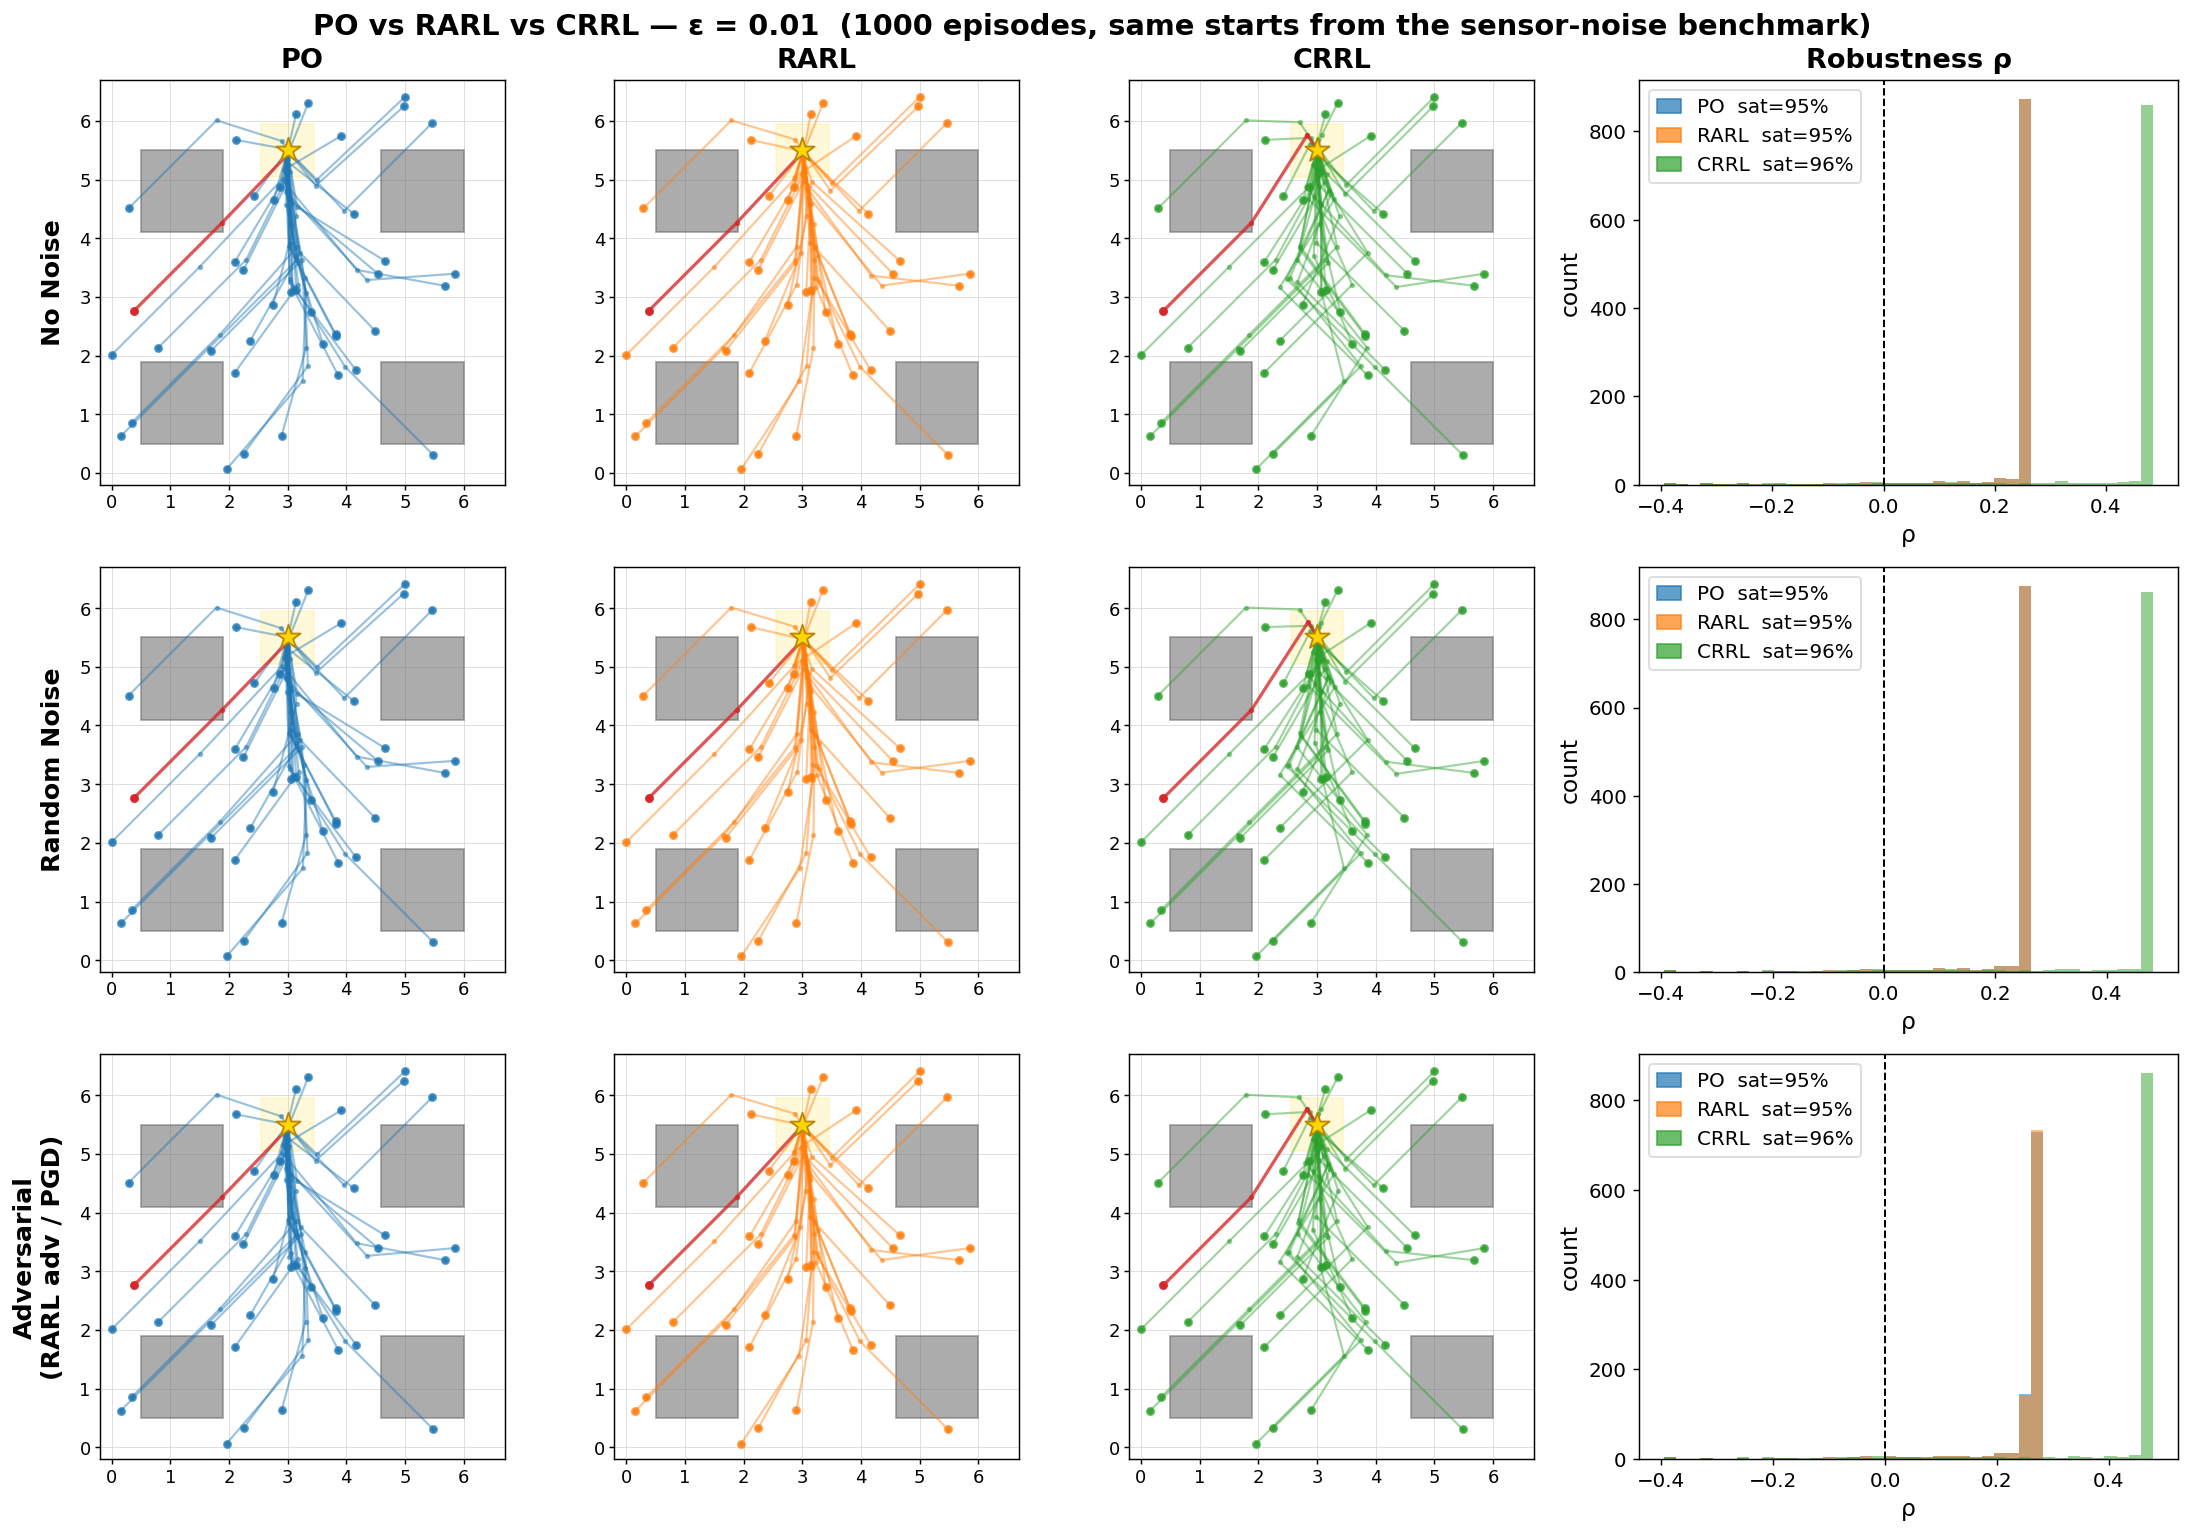

Here is the Python script that generated this plot:
"""
compare_sensor_policies.py
==========================
Three-way comparison of navigation policies on the sensor-noise problem
(CrossroadSensorSTRELProblem, constant bias δ ∈ [−ε, ε]²):

  PO        — domain randomisation: random δ ∼ Uniform([−ε,ε]²) in training.
  RARL      — adversarial training: neural adversary maximises sensor noise.
  CRRL      — maximises LiRPA CROWN-IBP certified lower bound.

Evaluation
----------
Every policy is evaluated with three perturbation levels:
  • Nominal  : δ = 0
  • Random   : δ ∼ Uniform([−ε, ε]²)
  • PGD      : δ* = argmin ρ  (30 sign-gradient-descent steps)
The certified policy additionally reports the LiRPA worst-case lb.

First run: trains all three policies and saves checkpoints.
Subsequent runs: load checkpoints — no retraining.

Usage
-----
  # Train all three from scratch
  python compare_sensor_policies.py

  # Load all previously saved checkpoints
  python compare_sensor_policies.py --load-all

  # Retrain only the certified policy, load the others
  python compare_sensor_policies.py --load-aug --load-rarl --cert-iters 1200

  # Override sensor noise budget (forces retrain unless --load-* is set)
  python compare_sensor_policies.py --noise 0.08 --aug-iters 1000 --rarl-iters 1000 --cert-iters 1000

  # Custom output path
  python compare_sensor_policies.py --load-all --out my_comparison.png

Output
------
  • Printed metrics table
  • <out>         — 3×3 figure:
      Row 0 : Trajectories under PGD attack (one panel per policy)
      Row 1 : Robustness histograms (nom / rand / PGD / cert-lb)
      Row 2 : Training curves + metrics bar chart
"""

import os
import time as _time
import dataclasses
import argparse
import warnings as _warnings
from typing import Dict, List, Optional, Tuple

import torch
import numpy as np
import matplotlib
matplotlib.use("Agg")
import matplotlib.pyplot as plt
import matplotlib.patches as mpatches
import matplotlib.gridspec as gridspec
from auto_LiRPA import BoundedModule, BoundedTensor, PerturbationLpNorm
from scipy.stats import beta as _beta_dist

import sensor_certified_strel as cert_mod
import sensor_std_rarl_strel       as rarl_mod

# ── Tunable constants ─────────────────────────────────────────────────────────

DEVICE      = torch.device("cuda" if torch.cuda.is_available() else "cpu")
N_EVAL      = 1000
N_TRAJ      = 40
N_PGD_STEPS = 30
PLOT_OUT    = "compare_sensor_policies.png"

CKPT_AUG  = "saved_models/sensor_aug_h10_noise001_3000iters.pt"
CKPT_RARL = "saved_models/sensor_rarl_h10_noise001_3000iters.pt"
CKPT_CERT = "saved_models/sensor_cert_h10_noise001_3000iters.pt"

COLORS = {"aug": "tab:blue", "rarl": "tab:orange", "cert": "tab:green"}
LABELS = {"aug": "PO",       "rarl": "RARL",       "cert": "CRRL"}

# obs_dim = 2 (pos) + 2 (rel_goal) + 8 (rel_obs, 4 obstacles×2) + 4 (clearance)
_OBS_DIM = 16


# ── Checkpoint helpers ────────────────────────────────────────────────────────

def _save(path: str, **kwargs) -> None:
    os.makedirs(os.path.dirname(path) or ".", exist_ok=True)
    torch.save(kwargs, path)
    print(f"    saved → {path}")


def _load(path: str) -> dict:
    return torch.load(path, map_location=DEVICE, weights_only=False)


def _empty_history(keys: List[str]) -> Dict[str, List]:
    """Placeholder history for a loaded (not retrained) policy."""
    return {k: [] for k in keys}


# ── Statistical helpers ───────────────────────────────────────────────────────

def clopper_pearson_lower(k: int, N: int, delta: float = 0.05) -> float:
    """Clopper-Pearson lower confidence bound p_L for a Binomial proportion."""
    if k == 0:
        return 0.0
    return float(_beta_dist.ppf(delta / 2, k, N - k + 1))


# ── LiRPA certified lb (any sensor policy, chunked to avoid OOM) ─────────────

def _compute_cert_lb_sensor(
        policy:     cert_mod.DeterministicPolicy,
        problem:    cert_mod.CrossroadSensorSTRELProblem,
        pos_eval:   torch.Tensor,
        eps:        float,
        method:     str  = "IBP",
        chunk_size: int  = 100,
) -> torch.Tensor:
    """
    Wrap *policy* in a fresh RolloutModule and compute LiRPA lower bounds.

    sensor_noise ∈ [−ε, ε]² is the perturbed input; pos_0 is exact.
    Chunked to avoid OOM when method="CROWN" (which stores A-matrices of shape
    (B, n_perturbed, n_hidden) per node — several GB at B=1000).
    """
    cfg = problem.cfg
    rm  = cert_mod.RolloutModule(policy, problem).to(DEVICE)
    rm.eval()

    eps_noise = max(eps, 1e-7) if method == "CROWN" else eps
    ptb_noise = PerturbationLpNorm(norm=float("inf"), eps=eps_noise)

    lb_chunks: List[torch.Tensor] = []
    B = pos_eval.shape[0]
    for start in range(0, B, chunk_size):
        pos_chunk   = pos_eval[start:start + chunk_size]
        noise_chunk = torch.zeros_like(pos_chunk)

        with _warnings.catch_warnings():
            _warnings.filterwarnings("ignore", message=".*batch dimension.*")
            lirpa = BoundedModule(rm, (pos_chunk, noise_chunk),
                                  device=str(DEVICE), verbose=False)

        lb_c, _, _ = cert_mod.safe_compute_sensor_lb(
            lirpa,
            pos_chunk,
            noise_chunk,
            eps,
            method,
            fallback_lb=None,
            warn_prefix=f"[SensorCompare|{method}|chunk={start}:{start + len(pos_chunk)}]",
        )
        lb_chunks.append(lb_c.detach())

    return torch.cat(lb_chunks, dim=0)


# ── Sensor-noise trajectory rollout ──────────────────────────────────────────

def _rollout(rm: cert_mod.RolloutModule,
             pos_0: torch.Tensor,
             noise: torch.Tensor) -> torch.Tensor:
    """Return (B, H+1, 2) cpu tensor — initial position + H true steps."""
    cfg     = rm.cfg
    step_dt = cfg.dt / float(cfg.integration_substeps)
    pos     = pos_0.clone()
    pts     = [pos.cpu()]
    with torch.no_grad():
        for _ in range(cfg.horizon):
            obs    = rm._observation(pos, noise)   # δ constant — same every step
            action = rm.policy(obs)
            for _ in range(cfg.integration_substeps):
                pos = pos + step_dt * cfg.max_speed * action
                pos = torch.clamp(pos, cfg.world_min, cfg.world_max)
            pts.append(pos.cpu())
    return torch.stack(pts, dim=1)


def _sample_pgd(problem, rm, n, seed, eps):
    """Sample n start positions and compute PGD worst-case δ."""
    gen   = torch.Generator(device=DEVICE).manual_seed(seed + 77)
    pos_s = problem.sample_initial_positions(n, gen)
    delta = rarl_mod.pgd_attack(rm, pos_s, eps, n_steps=N_PGD_STEPS)
    with torch.no_grad():
        rho_s = rm(pos_s, delta).cpu().numpy()
    traj  = _rollout(rm, pos_s, delta)
    return pos_s, delta, rho_s, traj


# ── Load / train helpers ──────────────────────────────────────────────────────

def _rebuild_lirpa(rm: cert_mod.RolloutModule,
                   cfg: cert_mod.PlanningConfig) -> BoundedModule:
    """Rebuild BoundedModule from a (possibly loaded) RolloutModule."""
    dummy_pos   = torch.zeros(cfg.batch_size, 2, device=DEVICE)
    dummy_noise = torch.zeros(cfg.batch_size, 2, device=DEVICE)
    with _warnings.catch_warnings():
        _warnings.filterwarnings("ignore", message=".*batch dimension.*")
        lirpa = BoundedModule(
            rm, (dummy_pos, dummy_noise),
            device=str(DEVICE), verbose=False,
        )
    return lirpa


def _get_aug(train_iters: Optional[int],
             noise_max: Optional[float],
             load: bool) -> Tuple:
    """Return (policy, problem, rollout_mod, history)."""
    if load:
        if not os.path.exists(CKPT_AUG):
            raise FileNotFoundError(
                f"Checkpoint '{CKPT_AUG}' not found. "
                "Run without --load-aug to train first.")
        print(f"  [PO]        loading {CKPT_AUG}")
        ck      = _load(CKPT_AUG)
        cfg     = cert_mod.PlanningConfig(**ck["cfg"])
        policy  = cert_mod.DeterministicPolicy(
            _OBS_DIM, 2, cfg.hidden, cfg.action_parameterization).to(DEVICE)
        policy.load_state_dict(ck["policy_state"])
        policy.eval()
        problem = cert_mod.CrossroadSensorSTRELProblem(cfg, DEVICE)
        rm      = cert_mod.RolloutModule(policy, problem).to(DEVICE)
        rm.eval()
        history = ck.get("history",
                         _empty_history(["iter", "nom_sat_rate", "rho_aug_mean"]))
        train_time_s = ck.get("train_time_s")
    else:
        kw = {}
        if train_iters is not None:
            kw["train_iters"] = train_iters
        if noise_max is not None:
            kw["sensor_noise_max"] = noise_max
        cfg = cert_mod.PlanningConfig(**kw)
        print(f"  [PO]        training ({cfg.train_iters} iters, "
              f"ε_max={cfg.sensor_noise_max}) …")
        t0 = _time.perf_counter()
        policy, problem, rm, history = rarl_mod.train_standard_aug(cfg, DEVICE)
        train_time_s = _time.perf_counter() - t0
        policy.eval()
        _save(CKPT_AUG,
              policy_state=policy.state_dict(),
              cfg=dataclasses.asdict(cfg),
              history=history,
              train_time_s=train_time_s)
    return policy, problem, rm, history, train_time_s


def _get_rarl(train_iters: Optional[int],
              noise_max: Optional[float],
              load: bool) -> Tuple:
    """Return (policy, problem, rollout_mod, adversary, history)."""
    if load:
        if not os.path.exists(CKPT_RARL):
            raise FileNotFoundError(
                f"Checkpoint '{CKPT_RARL}' not found. "
                "Run without --load-rarl to train first.")
        print(f"  [RARL]      loading {CKPT_RARL}")
        ck      = _load(CKPT_RARL)
        cfg     = cert_mod.PlanningConfig(**ck["cfg"])
        policy  = cert_mod.DeterministicPolicy(
            _OBS_DIM, 2, cfg.hidden, cfg.action_parameterization).to(DEVICE)
        policy.load_state_dict(ck["policy_state"])
        policy.eval()
        adversary = rarl_mod.AdversaryPolicy(hidden=64).to(DEVICE)
        adversary.load_state_dict(ck["adversary_state"])
        adversary.eval()
        problem = cert_mod.CrossroadSensorSTRELProblem(cfg, DEVICE)
        rm      = cert_mod.RolloutModule(policy, problem).to(DEVICE)
        rm.eval()
        history = ck.get("history",
                         _empty_history(["iter", "nom_sat_rate", "rho_adv_mean"]))
        train_time_s = ck.get("train_time_s")
    else:
        kw = {}
        if train_iters is not None:
            kw["train_iters"] = train_iters
        if noise_max is not None:
            kw["sensor_noise_max"] = noise_max
        cfg = cert_mod.PlanningConfig(**kw)
        print(f"  [RARL]      training ({cfg.train_iters} iters, "
              f"ε_max={cfg.sensor_noise_max}) …")
        t0 = _time.perf_counter()
        policy, problem, rm, adversary, history = rarl_mod.train_rarl(cfg, DEVICE)
        train_time_s = _time.perf_counter() - t0
        policy.eval(); adversary.eval()
        _save(CKPT_RARL,
              policy_state=policy.state_dict(),
              adversary_state=adversary.state_dict(),
              cfg=dataclasses.asdict(cfg),
              history=history,
              train_time_s=train_time_s)
    return policy, problem, rm, adversary, history, train_time_s


def _get_cert(train_iters: Optional[int],
              noise_max: Optional[float],
              load: bool) -> Tuple:
    """Return (policy, problem, rollout_mod, lirpa_model, history)."""
    if load:
        if not os.path.exists(CKPT_CERT):
            raise FileNotFoundError(
                f"Checkpoint '{CKPT_CERT}' not found. "
                "Run without --load-cert to train first.")
        print(f"  [CRRL]      loading {CKPT_CERT}")
        ck      = _load(CKPT_CERT)
        cfg     = cert_mod.PlanningConfig(**ck["cfg"])
        # Restore final beta so the formula and rollout match training end-state
        cfg.strel_beta = cfg.strel_beta_max
        policy  = cert_mod.DeterministicPolicy(
            _OBS_DIM, 2, cfg.hidden, cfg.action_parameterization).to(DEVICE)
        policy.load_state_dict(ck["policy_state"])
        policy.eval()
        problem = cert_mod.CrossroadSensorSTRELProblem(cfg, DEVICE)
        cert_mod._set_formula_beta(problem.formula, cfg.strel_beta_max)  # match training end-state
        rm      = cert_mod.RolloutModule(policy, problem).to(DEVICE)
        rm.eval()
        lirpa   = _rebuild_lirpa(rm, cfg)
        history = ck.get("history",
                         _empty_history(["iter", "nom_sat_rate",
                                         "cert_sat_rate", "rho_lb_mean"]))
        train_time_s = ck.get("train_time_s")
    else:
        kw = {}
        if train_iters is not None:
            kw["train_iters"] = train_iters
        if noise_max is not None:
            kw["sensor_noise_max"] = noise_max
        cfg = cert_mod.PlanningConfig(**kw)
        print(f"  [CRRL]      training ({cfg.train_iters} iters, "
              f"ε_max={cfg.sensor_noise_max}) …")
        t0 = _time.perf_counter()
        policy, problem, rm, lirpa, history = \
            cert_mod.train_certified_policy(cfg, DEVICE)
        train_time_s = _time.perf_counter() - t0
        policy.eval()
        _save(CKPT_CERT,
              policy_state=policy.state_dict(),
              cfg=dataclasses.asdict(cfg),
              history=history,
              train_time_s=train_time_s)
    return policy, problem, rm, lirpa, history, train_time_s


# ── Plot helpers ──────────────────────────────────────────────────────────────

def _draw_env(ax, problem, cfg, title):
    ax.set_axisbelow(True)
    ax.grid(True, color="lightgray", linewidth=0.4, linestyle="-", zorder=0)
    ax.tick_params(labelsize=10, length=3, pad=2)
    for obs in problem.obstacles.cpu():
        cx, cy, r = float(obs[0]), float(obs[1]), float(obs[2])
        ax.add_patch(mpatches.Rectangle(
            (cx - r, cy - r), 2 * r, 2 * r,
            color="dimgray", alpha=0.55, zorder=2))
    gx, gy = cfg.goal_xy
    gt = cfg.goal_tol
    ax.add_patch(mpatches.Rectangle(
        (gx - gt, gy - gt), 2 * gt, 2 * gt,
        color="gold", alpha=0.15, zorder=1))
    ax.scatter(*cfg.goal_xy, marker="*", s=200, color="gold",
               edgecolors="darkgoldenrod", zorder=6)
    ax.set_xlim(-0.2, cfg.world_max + 0.2)
    ax.set_ylim(-0.2, cfg.world_max + 0.2)
    ax.set_aspect("equal"); ax.set_title(title, fontsize=9)


def _draw_trajectories(ax, traj, pos_0_cpu, rho_vals, color="tab:blue"):
    for i in range(traj.shape[0]):
        vio = float(rho_vals[i]) < 0
        c = "tab:red" if vio else color
        a = 0.78 if vio else 0.45
        lw = 1.8 if vio else 1.2
        xs = [float(pos_0_cpu[i, 0])] + traj[i, :, 0].numpy().tolist()
        ys = [float(pos_0_cpu[i, 1])] + traj[i, :, 1].numpy().tolist()
        ax.plot(xs, ys, "o-", markersize=2, color=c, alpha=a, lw=lw,
                zorder=5 if vio else 3)
        ax.plot(float(pos_0_cpu[i, 0]), float(pos_0_cpu[i, 1]), "o", ms=4,
                color=c, alpha=0.90 if vio else 0.65, zorder=6)


def _draw_grouped_hist(ax, rho_dict: Dict[str, torch.Tensor], title: str = ""):
    all_vals = torch.cat([v for v in rho_dict.values()]).detach().cpu().numpy()
    lo, hi   = float(all_vals.min()), float(all_vals.max())
    span = max(hi - lo, 1e-6)
    pad = 0.03 * span
    hist_range = (lo - pad, hi + pad)
    ax.axvline(0, color="black", lw=1.1, ls="--", zorder=5)
    handles = []
    for key, rho in rho_dict.items():
        vals = rho.detach().cpu().numpy()
        sat  = float((rho > 0).float().mean())
        ax.hist(vals, bins=60, range=hist_range,
                color=COLORS[key], alpha=0.50, edgecolor="none")
        handles.append(
            mpatches.Patch(color=COLORS[key], alpha=0.7,
                           label=f"{LABELS[key]}  sat={sat:.0%}"))
    ax.legend(handles=handles, fontsize=11, loc="upper left",
              framealpha=0.7, handlelength=1.2)
    ax.set_xlabel("ρ", fontsize=13)
    ax.set_ylabel("count", fontsize=13)
    ax.tick_params(labelsize=11)
    if title:
        ax.set_title(title, fontsize=13, pad=3)


def _draw_training_curves(ax_nom, ax_qual, aug_h, rarl_h, cert_h):
    """Left: nom_sat for all 3.  Right: robustness quality under perturbation."""
    for iters, vals, key in [
        (aug_h["iter"],  aug_h["nom_sat_rate"],  "aug"),
        (rarl_h["iter"], rarl_h["nom_sat_rate"], "rarl"),
        (cert_h["iter"], cert_h["nom_sat_rate"], "cert"),
    ]:
        if iters:
            ax_nom.plot(iters, vals, lw=1.8, color=COLORS[key], label=LABELS[key])
    ax_nom.axhline(0, color="gray", lw=0.6, ls=":")
    ax_nom.axhline(1, color="gray", lw=0.6, ls=":")
    ax_nom.set_xlabel("Iteration", fontsize=8)
    ax_nom.set_ylabel("Satisfaction rate", fontsize=8)
    ax_nom.set_title("Nominal satisfaction rate during training", fontsize=9)
    ax_nom.legend(fontsize=8); ax_nom.grid(alpha=0.20)

    for iters, vals, key, lbl in [
        (aug_h["iter"],  aug_h.get("rho_aug_mean",  []), "aug",  "ρ_aug  (PO)"),
        (rarl_h["iter"], rarl_h.get("rho_adv_mean", []), "rarl", "ρ_adv  (RARL adversary)"),
        (cert_h["iter"], cert_h.get("rho_lb_mean",  []), "cert", "LB     (CROWN-IBP)"),
    ]:
        if iters and vals:
            ax_qual.plot(iters, vals, lw=1.8, color=COLORS[key], label=lbl)
    ax_qual.axhline(0, color="gray", lw=0.6, ls=":")
    ax_qual.set_xlabel("Iteration", fontsize=8)
    ax_qual.set_ylabel("Mean robustness / lb", fontsize=8)
    ax_qual.set_title("Robustness quality under perturbation during training", fontsize=9)
    ax_qual.legend(fontsize=8); ax_qual.grid(alpha=0.20)


def _draw_bar_chart(ax, aug_m, rarl_m, cert_m, eps):
    groups  = ["Nominal\nsat", "Random\nsat", "PGD\nsat"]
    keys    = ["nominal_sat_rate", "rand_sat_rate", "pgd_sat_rate"]
    x       = np.arange(len(groups))
    w       = 0.22
    offsets = np.array([-1, 0, 1]) * w

    for i, (ms, key) in enumerate([(aug_m, "aug"), (rarl_m, "rarl"), (cert_m, "cert")]):
        ax.bar(x + offsets[i], [ms[k] for k in keys], w * 0.90,
               color=COLORS[key], alpha=0.78, label=LABELS[key])

    if "cert_lb_values" in cert_m:
        cert_lb_sat = float((cert_m["cert_lb_values"] > 0).mean())
        ax.axhline(cert_lb_sat, color="tab:purple", lw=1.8, ls="--",
                   label=f"Cert lb sat = {cert_lb_sat:.0%}")

    ax.set_xticks(x); ax.set_xticklabels(groups, fontsize=8)
    ax.set_ylim(0, 1.10)
    ax.set_ylabel("Satisfaction rate", fontsize=8)
    ax.set_title(f"Final evaluation metrics  (ε = {eps})", fontsize=9)
    ax.legend(fontsize=8); ax.grid(alpha=0.20, axis="y")


# ── Argument parser ───────────────────────────────────────────────────────────

def _parse_args() -> argparse.Namespace:
    p = argparse.ArgumentParser(
        description="Compare PO / RARL / CRRL sensor-noise policies.")
    p.add_argument("--aug-iters",  type=int,   default=None, metavar="N",
                   help="retrain PO for N iterations")
    p.add_argument("--rarl-iters", type=int,   default=None, metavar="N",
                   help="retrain RARL for N iterations")
    p.add_argument("--cert-iters", type=int,   default=None, metavar="N",
                   help="retrain CRRL for N iterations")
    p.add_argument("--noise",      type=float, default=None, metavar="ε",
                   help="sensor noise budget for training and evaluation "
                        f"(default: PlanningConfig.sensor_noise_max = "
                        f"{cert_mod.PlanningConfig().sensor_noise_max})")
    p.add_argument("--out",        type=str,   default=PLOT_OUT, metavar="PATH",
                   help="output plot path")
    p.add_argument("--load-aug",  action="store_true",
                   help=f"load PO from {CKPT_AUG}")
    p.add_argument("--load-rarl", action="store_true",
                   help=f"load RARL from {CKPT_RARL}")
    p.add_argument("--load-cert", action="store_true",
                   help=f"load CRRL from {CKPT_CERT}")
    p.add_argument("--load-all",  action="store_true",
                   help="load all three policies (shorthand)")
    p.add_argument("--no-cert-compare", action="store_true",
                   help="skip only the IBP/CROWN-IBP/CROWN comparison")
    p.add_argument("--load-sweep", action="store_true",
                   help="load CROWN ε-sweep results from checkpoint")
    return p.parse_args()


# ── Main ──────────────────────────────────────────────────────────────────────

def main() -> None:
    args = _parse_args()
    global PLOT_OUT
    PLOT_OUT = args.out

    load_aug  = args.load_aug  or args.load_all
    load_rarl = args.load_rarl or args.load_all
    load_cert = args.load_cert or args.load_all

    # ── Load / train ──────────────────────────────────────────────────────────
    print("Loading / training policies …")

    print("=" * 68)
    print("  [1/3] PO — domain randomisation")
    print("=" * 68)
    aug_policy, aug_problem, aug_rm, aug_hist, aug_time = \
        _get_aug(args.aug_iters, args.noise, load_aug)

    print()
    print("=" * 68)
    print("  [2/3] RARL — neural adversary")
    print("=" * 68)
    rarl_policy, rarl_problem, rarl_rm, rarl_adv, rarl_hist, rarl_time = \
        _get_rarl(args.rarl_iters, args.noise, load_rarl)

    print()
    print("=" * 68)
    print("  [3/3] CRRL — CROWN-IBP lower bound")
    print("=" * 68)
    cert_policy, cert_problem, cert_rm, cert_lirpa, cert_hist, cert_time = \
        _get_cert(args.cert_iters, args.noise, load_cert)

    eps = args.noise if args.noise is not None else cert_mod.PlanningConfig().sensor_noise_max

    # ── Training-time comparison ──────────────────────────────────────────────
    _policy_names  = ["PO", "RARL", "CRRL"]
    _policy_colors = [COLORS["aug"], COLORS["rarl"], COLORS["cert"]]
    _policy_times  = [aug_time,  rarl_time,   cert_time]
    print("\n  Training times:")
    print(f"  {'Policy':<12}  {'Time (s)':>10}  {'Time (min)':>10}")
    print("  " + "─" * 38)
    for n, t in zip(_policy_names, _policy_times):
        if t is not None:
            print(f"  {n:<12}  {t:>10.1f}  {t/60:>10.2f}")
        else:
            print(f"  {n:<12}  {'N/A':>10}  {'N/A':>10}")

    _timed = [(n, t) for n, t in zip(_policy_names, _policy_times)
              if t is not None]
    if _timed:
        _tn, _tt = zip(*_timed)
        _tc = [c for n, c in zip(_policy_names, _policy_colors) if n in _tn]
        fig_t, ax_t = plt.subplots(figsize=(5, 3.5))
        bars = ax_t.bar(_tn, [t / 60 for t in _tt], color=_tc,
                        edgecolor="white", linewidth=0.8)
        ax_t.bar_label(bars, fmt="%.1f min", padding=3, fontsize=10)
        ax_t.set_ylabel("Training time (min)", fontsize=12)
        ax_t.set_title("Training time comparison", fontsize=13, fontweight="bold")
        ax_t.tick_params(labelsize=11)
        ax_t.set_ylim(0, max(t / 60 for t in _tt) * 1.25)
        ax_t.grid(axis="y", alpha=0.35)
        fig_t.tight_layout()
        t_path = PLOT_OUT.replace(".png", "_train_time.png")
        fig_t.savefig(t_path, dpi=130, bbox_inches="tight")
        print(f"  Saved → {t_path}")
        plt.close(fig_t)

    # ── Evaluate ──────────────────────────────────────────────────────────────
    print(f"\nEvaluating (n={N_EVAL}, ε={eps}, PGD steps={N_PGD_STEPS}) …")
    aug_m  = rarl_mod.evaluate_policy(aug_problem,  aug_rm,  N_EVAL, 42, DEVICE, eps)
    rarl_m = rarl_mod.evaluate_policy(rarl_problem, rarl_rm, N_EVAL, 42, DEVICE, eps)
    cert_m = rarl_mod.evaluate_policy(cert_problem, cert_rm, N_EVAL, 42, DEVICE, eps)

    print("Computing LiRPA certified lb …")
    cert_lb, _, _ = cert_mod.safe_compute_sensor_lb(
        cert_lirpa,
        cert_m["_pos_0"],
        torch.zeros(N_EVAL, 2, device=DEVICE),
        eps,
        cert_mod.PlanningConfig().lirpa_method,
        fallback_lb=torch.as_tensor(cert_m["nominal_rho_values"], device=DEVICE),
        warn_prefix="[SensorCompare|eval]",
    )
    cert_m["cert_lb_values"] = cert_lb.detach().cpu().numpy()
    cert_m["cert_lb_mean"]   = float(cert_lb.mean())
    cert_m["cert_sat_rate"]  = float((cert_lb > 0).float().mean())

    # ── Metrics table ─────────────────────────────────────────────────────────
    rows = [
        ("Nominal  ρ mean",   "nominal_rho_mean"),
        ("Nominal  sat rate", "nominal_sat_rate"),
        ("Random   ρ mean",   "rand_rho_mean"),
        ("Random   sat rate", "rand_sat_rate"),
        ("PGD      ρ mean",   "pgd_rho_mean"),
        ("PGD      sat rate", "pgd_sat_rate"),
    ]
    print(f"\n{'':=^66}")
    print(f"  {'Metric':<26} {'PO':>12}  {'RARL':>12}  {'CRRL':>12}")
    print("-" * 66)
    for label, key in rows:
        av, rv, cv = aug_m[key], rarl_m[key], cert_m[key]
        print(f"  {label:<26} {av:>12.3f}  {rv:>12.3f}  {cv:>12.3f}")
    print(f"  {'Cert lb  mean':<26} {'—':>12}  {'—':>12}  "
          f"{cert_m['cert_lb_mean']:>12.3f}")
    print(f"  {'Cert lb  sat rate':<26} {'—':>12}  {'—':>12}  "
          f"{cert_m['cert_sat_rate']:>12.3f}")
    print("=" * 66)

    # ── CRRL lb comparison: IBP / CROWN-IBP / CROWN ──────────────────────────
    LIRPA_METHODS = ["IBP", "CROWN-IBP", "CROWN"]
    CP_DELTA      = 0.05
    EPS_FRACS     = [1.00, 5.00, 10.00, 20.00]
    CKPT_SWEEP    = PLOT_OUT.replace(".png", "_crown_sweep.pt")

    _policies = [
        ("aug",  aug_policy,  aug_problem),
        ("rarl", rarl_policy, rarl_problem),
        ("cert", cert_policy, cert_problem),
    ]
    gen_ev = torch.Generator(device=DEVICE).manual_seed(42 + 1000)
    pos_eval_cert = aug_problem.sample_initial_positions(N_EVAL, gen_ev)

    if args.no_cert_compare:
        print("\n[--no-cert-compare] Skipping IBP/CROWN-IBP/CROWN comparison.")
        cert_lb   = {m: {k: None for k, *_ in _policies} for m in LIRPA_METHODS}
        cert_time_d = {m: float("nan") for m in LIRPA_METHODS}
        cert_cp   = {m: {k: None for k, *_ in _policies} for m in LIRPA_METHODS}
        any_valid = False
        crown_sweep: List[Dict[str, Optional[torch.Tensor]]] = []
    else:
        cert_lb:    Dict[str, Dict[str, Optional[torch.Tensor]]] = {}
        cert_time_d: Dict[str, float] = {}
        print("\nComputing certified lower bounds (IBP / CROWN-IBP / CROWN) …")
        for method in LIRPA_METHODS:
            cert_lb[method] = {}
            elapsed_list: List[float] = []
            print(f"  [{method}]")
            for key, pol, prob in _policies:
                print(f"    {LABELS[key]} …", flush=True, end=" ")
                try:
                    t0 = _time.perf_counter()
                    lb = _compute_cert_lb_sensor(pol, prob, pos_eval_cert,
                                                 eps, method)
                    elapsed = _time.perf_counter() - t0
                    cert_lb[method][key] = lb
                    elapsed_list.append(elapsed)
                    print(f"avg_lb={float(lb.mean()):+.3f}  "
                          f"sat={float((lb>0).float().mean()):.1%}  "
                          f"({elapsed:.1f} s)")
                except Exception as e:
                    cert_lb[method][key] = None
                    print(f"[WARN] {e}")
            cert_time_d[method] = (sum(elapsed_list) / len(elapsed_list)
                                   if elapsed_list else float("nan"))

        # Clopper-Pearson
        cert_cp: Dict[str, Dict[str, Optional[float]]] = {}
        for method in LIRPA_METHODS:
            cert_cp[method] = {}
            for key, _, _ in _policies:
                lb_v = cert_lb[method][key]
                if lb_v is None:
                    cert_cp[method][key] = None
                else:
                    k_cp = int((lb_v > 0).sum().item())
                    cert_cp[method][key] = clopper_pearson_lower(
                        k_cp, len(lb_v), CP_DELTA)

        any_valid = any(v is not None
                        for d in cert_lb.values() for v in d.values())

        # ── Cert-lb histogram figures (linear + log) ──────────────────────────
        if any_valid:
            _all_lbv = [cert_lb[m][k].cpu().numpy()
                        for m in LIRPA_METHODS for k, *_ in _policies
                        if cert_lb[m][k] is not None]
            _gl_min = float(min(v.min() for v in _all_lbv))
            _gl_max = float(max(v.max() for v in _all_lbv))
            _gl_span = max(_gl_max - _gl_min, 1e-6)
            _gl_pad = 0.03 * _gl_span
            SHARED_BINS = np.linspace(_gl_min - _gl_pad, _gl_max + _gl_pad, 61)

            def _plot_cert_lb_fig(log_scale: bool):
                fig_, axes_ = plt.subplots(3, 1, figsize=(8, 11), sharex=True)
                for ax_, method in zip(axes_, LIRPA_METHODS):
                    for key, _, _ in _policies:
                        lb_v = cert_lb[method][key]
                        if lb_v is None:
                            continue
                        vals = lb_v.cpu().numpy()
                        sat  = float((lb_v > 0).float().mean())
                        p_L  = cert_cp[method][key]
                        p_L_str = f"{p_L:.3f}" if p_L is not None else "N/A"
                        ax_.hist(vals, bins=SHARED_BINS, alpha=0.55,
                                 color=COLORS[key],
                                 label=(f"{LABELS[key]}  avg_lb={vals.mean():+.3f}"
                                        f"  sat={sat:.1%}  pL={p_L_str}"),
                                 edgecolor="none")
                    ax_.axvline(0, color="k", lw=1.2, ls="--")
                    if log_scale:
                        ax_.set_yscale("log")
                        ax_.set_ylabel("Count (log)", fontsize=12)
                        ax_.grid(alpha=0.3, which="both")
                    else:
                        ax_.set_ylabel("Count", fontsize=12)
                        ax_.grid(alpha=0.3)
                    t_avg = cert_time_d.get(method, float("nan"))
                    t_str = f"{t_avg:.1f} s/policy" if not np.isnan(t_avg) else "N/A"
                    ax_.set_title(f"{method}   (avg {t_str})",
                                  fontsize=13, fontweight="bold", pad=4)
                    ax_.legend(fontsize=12, loc="upper left", framealpha=0.7)
                    ax_.tick_params(labelsize=10)
                axes_[-1].set_xlabel("Certified lower bound on ρ", fontsize=13)
                scale_tag = " (log scale)" if log_scale else ""
                fig_.suptitle(
                    f"Certified robustness lower bounds{scale_tag} — ε = {eps}  "
                    f"({N_EVAL} episodes)",
                    fontsize=14, fontweight="bold")
                fig_.tight_layout()
                return fig_

            fig_lb = _plot_cert_lb_fig(log_scale=False)
            lb_path = PLOT_OUT.replace(".png", "_cert_lb.png")
            fig_lb.savefig(lb_path, dpi=130, bbox_inches="tight")
            print(f"Saved → {lb_path}")
            plt.close(fig_lb)

            fig_lb_log = _plot_cert_lb_fig(log_scale=True)
            lb_log_path = PLOT_OUT.replace(".png", "_cert_lb_log.png")
            fig_lb_log.savefig(lb_log_path, dpi=130, bbox_inches="tight")
            print(f"Saved → {lb_log_path}")
            plt.close(fig_lb_log)

    # ── CROWN ε-sweep ─────────────────────────────────────────────────────────
    eps_levels = [f * eps for f in EPS_FRACS]
    crown_sweep = []

    if args.load_sweep and os.path.exists(CKPT_SWEEP):
        print(f"\nLoading CROWN sweep from {CKPT_SWEEP} …")
        ck_sw = torch.load(CKPT_SWEEP, map_location=DEVICE,
                           weights_only=False)
        if (ck_sw.get("eps_fracs") == EPS_FRACS
                and abs(ck_sw.get("eval_eps", -1) - eps) < 1e-9):
            crown_sweep = ck_sw["crown_sweep"]
            print("  loaded successfully.")
        else:
            print("  [WARN] mismatch — recomputing.")

    if not crown_sweep:
        print("\nComputing CROWN lower bounds at ε fractions "
              f"{EPS_FRACS} × ε …")
        for eps_i in eps_levels:
            lb_at_eps: Dict[str, Optional[torch.Tensor]] = {}
            for key, pol, prob in _policies:
                print(f"  ε={eps_i:.4f}  {LABELS[key]} …",
                      flush=True, end=" ")
                try:
                    lb = _compute_cert_lb_sensor(pol, prob,
                                                 pos_eval_cert, eps_i,
                                                 "CROWN")
                    lb_at_eps[key] = lb
                    print(f"avg_lb={float(lb.mean()):+.3f}  "
                          f"sat={float((lb>0).float().mean()):.1%}")
                except Exception as e:
                    lb_at_eps[key] = None
                    print(f"[WARN] {e}")
            crown_sweep.append(lb_at_eps)
        torch.save({"eps_fracs": EPS_FRACS, "eval_eps": eps,
                    "crown_sweep": crown_sweep}, CKPT_SWEEP)
        print(f"  sweep saved → {CKPT_SWEEP}")

    any_sweep = any(v is not None
                    for d in crown_sweep for v in d.values())
    if any_sweep:
        _sw_vals = [crown_sweep[i][k].cpu().numpy()
                    for i in range(len(EPS_FRACS))
                    for k, *_ in _policies
                    if crown_sweep[i][k] is not None]
        _sw_min = float(min(v.min() for v in _sw_vals))
        _sw_max = float(max(v.max() for v in _sw_vals))
        _sw_span = max(_sw_max - _sw_min, 1e-6)
        _sw_pad = 0.03 * _sw_span
        SWEEP_BINS = np.linspace(_sw_min - _sw_pad, _sw_max + _sw_pad, 61)

        for log_scale in (False, True):
            fig4, axes4 = plt.subplots(len(EPS_FRACS), 1,
                                       figsize=(8, 4 * len(EPS_FRACS)),
                                       sharex=True)
            for ax4, eps_i, frac, lb_at_eps in zip(
                    axes4, eps_levels, EPS_FRACS, crown_sweep):
                for key, _, _ in _policies:
                    lb_v = lb_at_eps[key]
                    if lb_v is None:
                        continue
                    vals = lb_v.cpu().numpy()
                    sat  = float((lb_v > 0).float().mean())
                    k_cp = int((lb_v > 0).sum().item())
                    p_L  = clopper_pearson_lower(k_cp, len(lb_v), CP_DELTA)
                    ax4.hist(vals, bins=SWEEP_BINS, alpha=0.55,
                             color=COLORS[key],
                             label=(f"{LABELS[key]}  avg_lb={vals.mean():+.3f}"
                                    f"  sat={sat:.1%}  pL={p_L:.3f}"),
                             edgecolor="none")
                ax4.axvline(0, color="k", lw=1.2, ls="--")
                if log_scale:
                    ax4.set_yscale("log")
                    ax4.set_ylabel("Count (log)", fontsize=12)
                    ax4.grid(alpha=0.3, which="both")
                else:
                    ax4.set_ylabel("Count", fontsize=12)
                    ax4.grid(alpha=0.3)
                ax4.set_title(
                    f"ε = {frac:.2f} × ε_train  =  {eps_i:.5f}",
                    fontsize=13, fontweight="bold", pad=4)
                ax4.legend(fontsize=12, loc="upper left", framealpha=0.7)
                ax4.tick_params(labelsize=10)
            axes4[-1].set_xlabel("CROWN certified lower bound on ρ",
                                 fontsize=13)
            scale_tag = " (log scale)" if log_scale else ""
            fig4.suptitle(
                f"CROWN LB vs ε fraction{scale_tag}  "
                f"(ε_train = {eps}, {N_EVAL} episodes)",
                fontsize=14, fontweight="bold")
            fig4.tight_layout()
            suffix = "_crown_sweep_log.png" if log_scale \
                else "_crown_sweep.png"
            fig4.savefig(PLOT_OUT.replace(".png", suffix),
                         dpi=130, bbox_inches="tight")
            print(f"Saved → {PLOT_OUT.replace('.png', suffix)}")
            plt.close(fig4)

    # ── Shared trajectory / histogram evaluation exactly as compare_policies ─
    CONDITIONS  = ["none", "rand", "adv"]
    COND_LABELS = ["No Noise", "Random Noise", "Adversarial\n(RARL adv / PGD)"]
    pos_eval = aug_problem.sample_initial_positions(
        N_EVAL, torch.Generator(device=DEVICE).manual_seed(42 + 1000))
    pos_show = pos_eval[:N_TRAJ]

    gen_rand = torch.Generator(device=DEVICE).manual_seed(42 + 1003)
    rand_noise_eval = ((2 * torch.rand(N_EVAL, 2, generator=gen_rand, device=DEVICE) - 1) * eps)
    rand_noise_show = rand_noise_eval[:N_TRAJ]

    policies = [
        ("aug",  aug_policy,  aug_problem,  aug_rm),
        ("rarl", rarl_policy, rarl_problem, rarl_rm),
        ("cert", cert_policy, cert_problem, cert_rm),
    ]

    results: Dict[str, Dict[str, Tuple[torch.Tensor, torch.Tensor]]] = {}
    print("\nEvaluating shared trajectory / histogram panels …")
    for key, pol, prob, rm in policies:
        _ = pol
        rr: Dict[str, Tuple[torch.Tensor, torch.Tensor]] = {}

        zero_eval = torch.zeros(N_EVAL, 2, device=DEVICE)
        zero_show = torch.zeros(N_TRAJ, 2, device=DEVICE)
        with torch.no_grad():
            rho_n = rm(pos_eval, zero_eval)
        traj_n = _rollout(rm, pos_show, zero_show)
        rr["none"] = (rho_n, traj_n)

        with torch.no_grad():
            rho_r = rm(pos_eval, rand_noise_eval)
        traj_r = _rollout(rm, pos_show, rand_noise_show)
        rr["rand"] = (rho_r, traj_r)

        if key == "rarl":
            with torch.no_grad():
                adv_eval = eps * rarl_adv(pos_eval)
                adv_show = adv_eval[:N_TRAJ]
                rho_a = rm(pos_eval, adv_eval)
            traj_a = _rollout(rm, pos_show, adv_show)
        else:
            adv_eval = rarl_mod.pgd_attack(rm, pos_eval, eps, n_steps=N_PGD_STEPS)
            adv_show = adv_eval[:N_TRAJ]
            with torch.no_grad():
                rho_a = rm(pos_eval, adv_eval)
            traj_a = _rollout(rm, pos_show, adv_show)
        rr["adv"] = (rho_a, traj_a)
        results[key] = rr

        for cond, (rho, _) in rr.items():
            sat = float((rho > 0).float().mean())
            print(f"  {LABELS[key]:<10} {cond:>4s}  ρ̄={float(rho.mean()):+.3f}  sat={sat:.1%}")

    # ── Figure: exact compare_policies_strel layout (3×4) ───────────────────
    fig, axes = plt.subplots(
        3, 4, figsize=(17, 12),
        gridspec_kw={"width_ratios": [1, 1, 1, 1.3]})

    for row, (cond, cond_lbl) in enumerate(zip(CONDITIONS, COND_LABELS)):
        for col, key in enumerate(["aug", "rarl", "cert"]):
            rho, traj = results[key][cond]
            ax = axes[row, col]
            _draw_env(ax, aug_problem if key == "aug" else rarl_problem if key == "rarl" else cert_problem,
                      cert_mod.PlanningConfig(), "")
            _draw_trajectories(ax, traj, pos_show.cpu(), rho[:N_TRAJ].detach().cpu().numpy(),
                               color=COLORS[key])
            if row == 0:
                ax.set_title(LABELS[key], fontsize=15, fontweight="bold", pad=7)
            if col == 0:
                ax.set_ylabel(cond_lbl, fontsize=14, fontweight="bold", labelpad=8)

        hax = axes[row, 3]
        rho_dict = {key: results[key][cond][0] for key in ["aug", "rarl", "cert"]}
        _draw_grouped_hist(hax, rho_dict)
        if row == 0:
            hax.set_title("Robustness ρ", fontsize=15, fontweight="bold", pad=7)

    fig.suptitle(
        f"PO vs RARL vs CRRL — ε = {eps}  "
        f"({N_EVAL} episodes, same starts from the sensor-noise benchmark)",
        fontsize=16, fontweight="bold")

    fig.tight_layout()
    fig.savefig(PLOT_OUT, dpi=130, bbox_inches="tight")
    plt.close(fig)
    print(f"\nSaved → {PLOT_OUT}")


if __name__ == "__main__":
    main()
